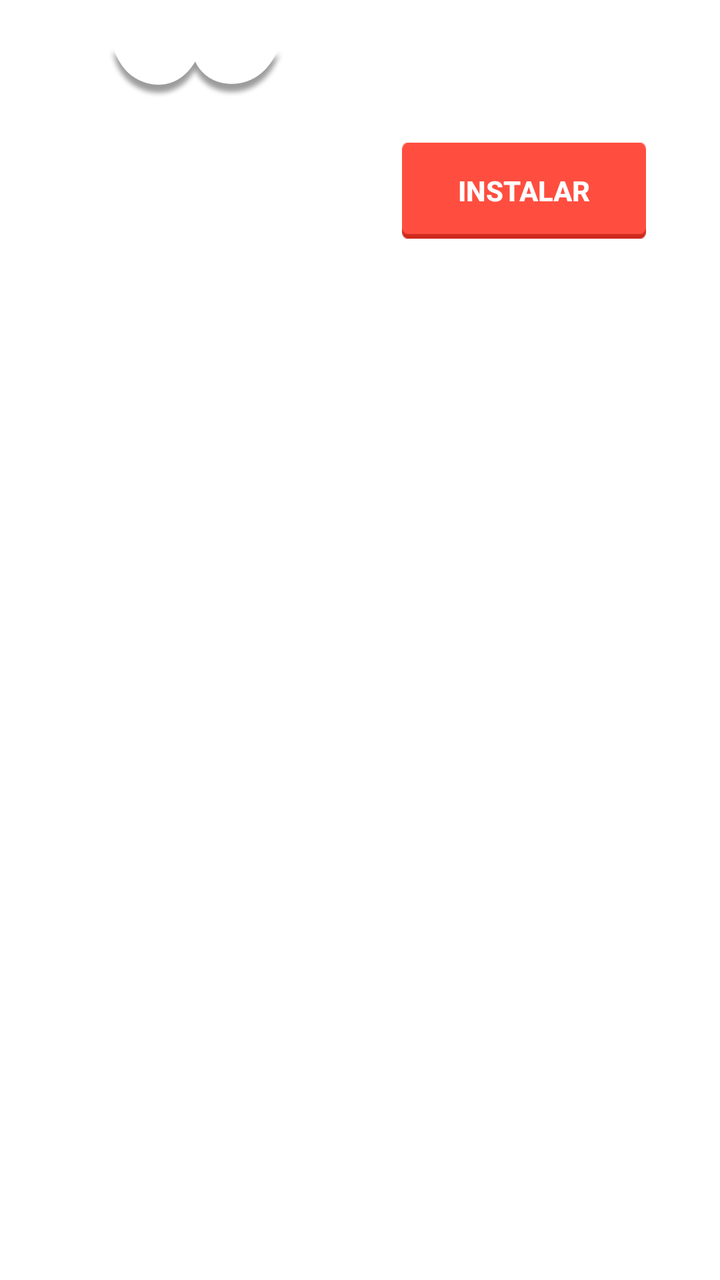
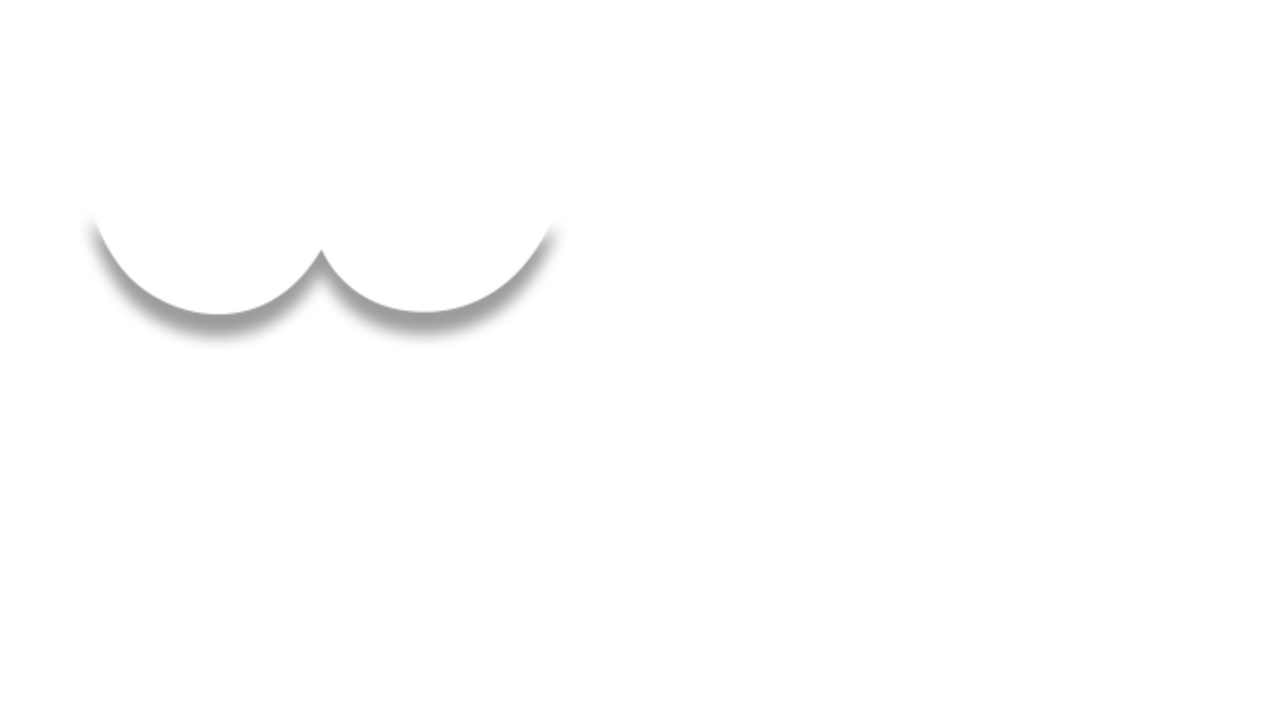

Two renders of one Android screen. The first uses the default layout on a phone; the second uses the alternative layout the repository ships for a different screen configuration, on a matching device. The two XML files are below.
<!-- AndroidManifest.xml: activity theme AppTheme -->
<!-- res/layout/activity_details.xml -->
<?xml version="1.0" encoding="utf-8"?>
<LinearLayout
    xmlns:android="http://schemas.android.com/apk/res/android"
    android:orientation="vertical"
    android:layout_width="match_parent"
    android:layout_height="match_parent"
    android:padding="@dimen/activity_horizontal_margin"
    android:background="@color/icons">

    <LinearLayout
        android:layout_width="match_parent"
        android:layout_height="wrap_content"
        android:orientation="horizontal">
    <ImageView
        android:layout_width="match_parent"
        android:layout_height="wrap_content"
        android:src="@drawable/mostachin_1"
        android:layout_weight="1"
        android:id="@+id/imageProductDetails"
        android:scaleType="fitCenter"/>

        <LinearLayout
            android:layout_width="match_parent"
            android:layout_height="wrap_content"
            android:padding="@dimen/paddingLayout"
            android:orientation="vertical"
            android:layout_weight="1"
            >
            <TextView
                android:layout_width="wrap_content"
                android:layout_height="match_parent"
                android:textAppearance="@style/Base.TextAppearance.AppCompat.Medium"
                android:text=""
                android:layout_marginBottom="@dimen/paddingBottom"
                android:id="@+id/textCategoryDetails"/>

            <Button
                android:layout_width="match_parent"
                android:layout_height="wrap_content"
                android:layout_gravity="center"
                android:background="@drawable/btn_install"
                android:layout_marginBottom="@dimen/paddingBottom"
                android:text="@string/btnDetailsInstalar"
                android:textColor="@color/icons"
                android:textStyle="bold"
                android:layout_margin="@dimen/activity_vertical_margin"
                />
            <TextView
                android:layout_width="wrap_content"
                android:layout_height="match_parent"
                android:layout_gravity="end"
                android:textColor="@color/colorPrimary"
                android:id="@+id/textPriceDetails"/>
        </LinearLayout>

    </LinearLayout>

    <TextView
        android:layout_width="match_parent"
        android:layout_height="wrap_content"
        android:text=""
        android:textAppearance="@style/Base.TextAppearance.AppCompat.Large"
        android:textStyle="bold"
        android:textAlignment="center"
        android:layout_marginTop="@dimen/activity_horizontal_margin"
        android:id="@+id/textTitleDetails"
        android:textColor="@color/secondary_text"/>
    <TextView
        android:layout_marginTop="@dimen/activity_horizontal_margin"
        android:layout_width="match_parent"
        android:layout_height="wrap_content"
        android:scrollbars = "vertical"
        android:id="@+id/textBodyDetails"/>
</LinearLayout>
<!-- resources referenced by this layout -->
<resources>
  <color name="colorPrimary">#ff4f42</color>
  <color name="icons">#FFFFFF</color>
  <color name="secondary_text">#757575</color>
  <!-- from res/values-xxhdpi/ -->
  <dimen name="activity_horizontal_margin">16dp</dimen>
  <!-- from res/values-xxhdpi/ -->
  <dimen name="activity_vertical_margin">16dp</dimen>
  <!-- from res/values-xxhdpi/ -->
  <dimen name="paddingBottom">10dp</dimen>
  <!-- from res/values-xxhdpi/ -->
  <dimen name="paddingLayout">5dp</dimen>
  <!-- drawable btn_install: png bitmap (drawable-hdpi, 1200 bytes) -->
  <!-- drawable mostachin_1: png bitmap (drawable-hdpi, 3980 bytes) -->
  <string name="btnDetailsInstalar">Instalar</string>
  <style name="AppTheme" parent="Theme.AppCompat.Light.DarkActionBar">
          
          <item name="colorPrimary">@color/colorPrimary</item>
          <item name="colorPrimaryDark">@color/colorPrimaryDark</item>
          <item name="colorAccent">@color/colorAccent</item>
      </style>
  <color name="colorPrimaryDark">#802721</color>
  <color name="colorAccent">#4CAF50</color>
</resources>
<!-- res/layout-land/activity_details.xml (the repository's variant of the layout above) -->
<!-- drawn on the phone turned sideways -->
<?xml version="1.0" encoding="utf-8"?>
<LinearLayout
    xmlns:android="http://schemas.android.com/apk/res/android"
    android:orientation="horizontal"
    android:layout_width="match_parent"
    android:layout_height="match_parent"
    android:padding="@dimen/paddingLayout"
    android:background="@color/icons">

    <LinearLayout
        android:layout_width="match_parent"
        android:layout_height="wrap_content"
        android:orientation="vertical"
        android:layout_weight="1"
        android:layout_gravity="center">
    <ImageView
        android:layout_width="@dimen/dimenImageDetailsLandscape"
        android:layout_height="@dimen/dimenImageDetailsLandscape"
        android:src="@drawable/mostachin_1"
        android:id="@+id/imageProductDetails"
        android:scaleType="fitCenter"
        android:layout_gravity="center"/>

        <LinearLayout
            android:layout_width="match_parent"
            android:layout_height="wrap_content"
            android:padding="@dimen/paddingLayout"
            android:orientation="vertical"
            >
            <TextView
                android:layout_width="match_parent"
                android:layout_height="wrap_content"
                android:textSize="@dimen/textSizeTitleDetailsLandscape"
                android:textAppearance="@style/Base.TextAppearance.AppCompat.Medium"
                android:textStyle="bold"
                android:layout_marginTop="@dimen/paddingBottom"
                android:id="@+id/textTitleDetails"
                android:textColor="@color/secondary_text"
                />
            <TextView
                android:textSize="@dimen/TextSizeContentDetailsLandscape"
                android:layout_width="wrap_content"
                android:layout_height="match_parent"
                android:textAppearance="@style/Base.TextAppearance.AppCompat.Medium"
                android:layout_marginBottom="@dimen/paddingBottom"
                android:id="@+id/textCategoryDetails"/>
            <TextView
                android:textSize="@dimen/TextSizeContentDetailsLandscape"
                android:layout_width="wrap_content"
                android:layout_height="match_parent"
                android:layout_gravity="end"
                android:textColor="@color/colorPrimary"
                android:id="@+id/textPriceDetails"/>
            <Button
                android:layout_width="@dimen/widthBtnLandscape"
                android:layout_height="wrap_content"
                android:layout_gravity="center"
                android:background="@drawable/btn_install"
                android:layout_marginBottom="@dimen/paddingBottom"
                android:text="@string/btnDetailsInstalar"
                android:textColor="@color/icons"
                android:textStyle="bold"
                android:layout_margin="@dimen/activity_vertical_margin"
                />

        </LinearLayout>

    </LinearLayout>

    <TextView
        android:layout_weight="1"
        android:layout_marginLeft="@dimen/activity_horizontal_margin"
        android:layout_marginStart="@dimen/activity_horizontal_margin"
        android:layout_width="match_parent"
        android:layout_height="wrap_content"
        android:scrollbars = "vertical"
        android:id="@+id/textBodyDetails"
        android:textSize="18sp"
        android:padding="8dp"/>
</LinearLayout>
<!-- resources referenced by the variant -->
<!-- as the phone turned sideways resolves them -->
<resources>
  <color name="colorPrimary">#ff4f42</color>
  <color name="icons">#FFFFFF</color>
  <color name="secondary_text">#757575</color>
  <!-- from res/values-xxhdpi/ -->
  <dimen name="TextSizeContentDetailsLandscape">20sp</dimen>
  <!-- from res/values-xxhdpi/ -->
  <dimen name="activity_horizontal_margin">16dp</dimen>
  <!-- from res/values-xxhdpi/ -->
  <dimen name="activity_vertical_margin">16dp</dimen>
  <!-- from res/values-xxhdpi/ -->
  <dimen name="dimenImageDetailsLandscape">250dp</dimen>
  <!-- from res/values-xxhdpi/ -->
  <dimen name="paddingBottom">10dp</dimen>
  <!-- from res/values-xxhdpi/ -->
  <dimen name="paddingLayout">5dp</dimen>
  <!-- from res/values-xxhdpi/ -->
  <dimen name="textSizeTitleDetailsLandscape">28sp</dimen>
  <!-- from res/values-xxhdpi/ -->
  <dimen name="widthBtnLandscape">150dp</dimen>
  <!-- drawable btn_install: png bitmap (drawable-hdpi, 1200 bytes) -->
  <!-- drawable mostachin_1: png bitmap (drawable-hdpi, 3980 bytes) -->
  <string name="btnDetailsInstalar">Instalar</string>
  <style name="AppTheme" parent="Theme.AppCompat.Light.DarkActionBar">
          
          <item name="colorPrimary">@color/colorPrimary</item>
          <item name="colorPrimaryDark">@color/colorPrimaryDark</item>
          <item name="colorAccent">@color/colorAccent</item>
      </style>
  <color name="colorPrimaryDark">#802721</color>
  <color name="colorAccent">#4CAF50</color>
</resources>
